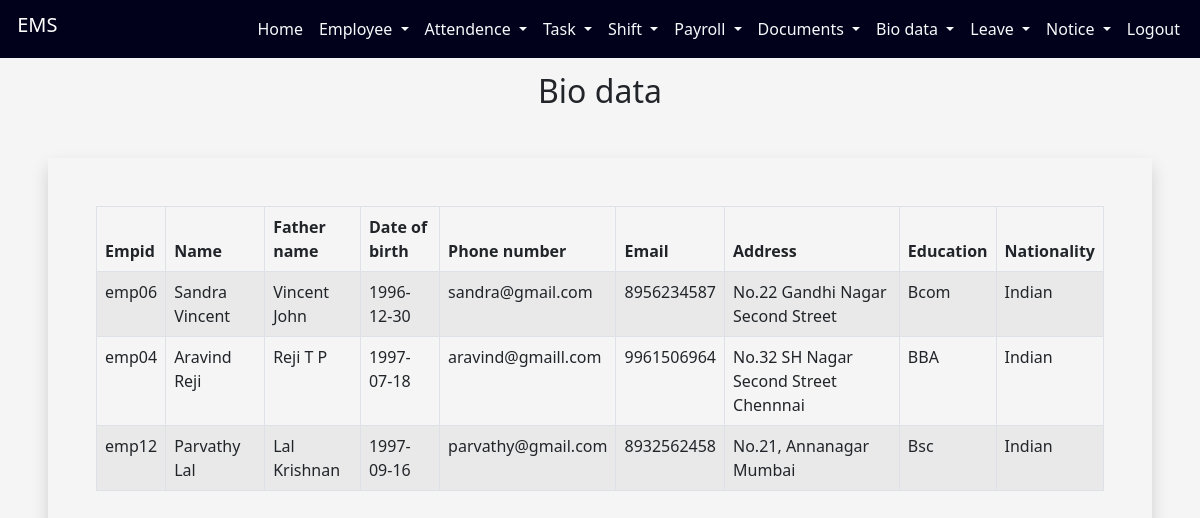
Screenshot of /employeeapp/biodetails/ with the database file from the repository.
### employeeapp/models.py (models this page shows, shortened)
class empbiodata(models.Model):
    empid = models.CharField(max_length=10)
    name=models.CharField(max_length=20)
    fathername=models.CharField(max_length=20)
    dob=models.CharField(max_length=20)
    email=models.EmailField()
    mobile=models.CharField(max_length=10)
    address=models.CharField(max_length=250)
    education=models.CharField(max_length=20)
    nationality=models.CharField(max_length=20)

### employeeapp/views.py (the view)
# urls.py: path('biodetails/',empbiodetails),
def empbiodetails(request):
    a=empbiodata.objects.all()
    nme=[]
    ftnm=[]
    dob=[]
    eml=[]
    mbl=[]
    add=[]
    edu=[]
    nty=[]
    bid=[]
    empid=[]
    for i in a:
        id=i.id
        bid.append(id)
        nm=i.name
        nme.append(nm)
        ft=i.fathername
        ftnm.append(ft)
        db=i.dob
        dob.append(db)
        em=i.email
        eml.append(em)
        mb=i.mobile
        mbl.append(mb)
        ad=i.address
        add.append(ad)
        et=i.education
        edu.append(et)
        nt=i.nationality
        nty.append(nt)
        ed=i.empid
        empid.append(ed)
    mylist=zip(nme,ftnm,dob,eml,mbl,add,edu,nty,bid,empid)
    return render(request,"biodata.html",{'mylist':mylist})

### employeeapp/templates/biodata.html (shortened to what this page needs)
<!DOCTYPE html>
<html lang="en">
<head>
  <link href="https://cdn.jsdelivr.net/npm/bootstrap@5.0.2/dist/css/bootstrap.min.css" rel="stylesheet">
</head>
<body style="background-color: whitesmoke;">
<div class="container-fluid">
            <nav class="navbar navbar-expand-lg fixed-top ">
                <div class="container-fluid">
                 <h1 class="navbar-brand"  id="h">&nbsp;EMS</h1>
                  <div class="d-flex">
                  <div class="collapse navbar-collapse" id="navbarSupportedContent">
                <ul class="navbar-nav me-auto mb-2 mb-lg-0">
                            <li class="nav-item">
                              <a class="nav-link text-light" href="http://127.0.0.1:8000/employeeapp/adminprofile/">Home</a>
                            </li>
                            <li class="nav-item dropdown">
                                <a class="nav-link text-light dropdown-toggle" href="#" id="navbarDropdown" role="button" data-bs-toggle="dropdown" aria-expanded="false">
                                  Employee
                                </a>
                              </li>
                              <li class="nav-item dropdown">
                                <a class="nav-link text-light dropdown-toggle" href="#" id="navbarDropdown" role="button" data-bs-toggle="dropdown" aria-expanded="false">
                                  Attendence
                                </a>
                              </li>
                              <li class="nav-item dropdown">
                                <a class="nav-link text-light dropdown-toggle" href="#" id="navbarDropdown" role="button" data-bs-toggle="dropdown" aria-expanded="false">
                                  Task
                                </a>
                              </li>
                              <li class="nav-item dropdown">
                                <a class="nav-link text-light dropdown-toggle" href="#" id="navbarDropdown" role="button" data-bs-toggle="dropdown" aria-expanded="false">
                                  Shift
                                </a>
                              </li>
                              <li class="nav-item dropdown">
                                <a class="nav-link text-light dropdown-toggle" href="#" id="navbarDropdown" role="button" data-bs-toggle="dropdown" aria-expanded="false">
                                  Payroll
                                </a>
                              </li>
                              <li class="nav-item dropdown">
                                <a class="nav-link text-light dropdown-toggle" href="#" id="navbarDropdown" role="button" data-bs-toggle="dropdown" aria-expanded="false">
                                 Documents
                                </a>
                              </li>
                             <li class="nav-item dropdown">
                                <a class="nav-link text-light dropdown-toggle" href="#" id="navbarDropdown" role="button" data-bs-toggle="dropdown" aria-expanded="false">
                                 Bio data
                                </a>
                              </li>
                              <li class="nav-item dropdown">
                                <a class="nav-link text-light dropdown-toggle" href="#" id="navbarDropdown" role="button" data-bs-toggle="dropdown" aria-expanded="false">
                                 Leave
                                </a>
                              </li>
                              <li class="nav-item dropdown">
                                <a class="nav-link text-light dropdown-toggle" href="#" id="navbarDropdown" role="button" data-bs-toggle="dropdown" aria-expanded="false">
                                 Notice
                                </a>
                              </li>
                            <li class="nav-item">
                              <a class="nav-link text-light" href="http://127.0.0.1:8000/employeeapp/adminlogout/">Logout</a>
                            </li>
                          </ul>
                      </div>
                      </div>
                 </div>
        </nav>
        </div> <br><br><br>
<div class="container">
  <h2 align="center" style="font-family:'Segoe UI', Tahoma, Geneva, Verdana, sans-serif">Bio data</h2>
</div>
<div class="shadow p-5 m-5" style="overflow: auto">
<table class="table table-hover table-condensed table-striped table-bordered">
      <thead>
        <tr>
            <th>Empid</th>
            <th>Name</th>
          <th>Father name</th>
          <th>Date of birth</th>
          <th>Phone number</th>
            <th>Email</th>
           <th>Address</th>
            <th>Education</th>
            <th>Nationality</th>
        </tr>
      </thead>
      <tbody>
{% for i,j,k,l,m,n,o,p,q,r in mylist %}
        <tr>
            <td>{{r}}</td>
            <td>{{i}}</td>
          <td>{{j}}</td>
          <td>{{k}}</td>
          <td>{{l}}</td>
            <td>{{m}}</td>
            <td>{{n}}</td>
            <td>{{o}}</td>
            <td>{{p}}</td>
        </tr>
{% endfor %}
      </tbody>
    </table>
</div>
  </body>
</html>

### employeeapp/templates/biodata.html (style rules this page uses)
.navbar { background-color:rgb(1, 1, 28); }
#h { color:white; }

### rows the page displays
empbiodata: mylist "emp06", mylist "Sandra Vincent", mylist "Vincent John", mylist "1996-12-30", mylist "sandra@gmail.com", mylist "8956234587", mylist "No.22 Gandhi Nagar Second Street", mylist "Bcom", mylist "Indian"
empbiodata: mylist "emp04", mylist "Aravind Reji", mylist "Reji T P", mylist "1997-07-18", mylist "aravind@gmaill.com", mylist "9961506964", mylist "No.32 SH Nagar Second Street Chennnai", mylist "BBA", mylist "Indian"
empbiodata: mylist "emp12", mylist "Parvathy Lal", mylist "Lal Krishnan", mylist "1997-09-16", mylist "parvathy@gmail.com", mylist "8932562458", mylist "No.21, Annanagar Mumbai", mylist "Bsc", mylist "Indian"
